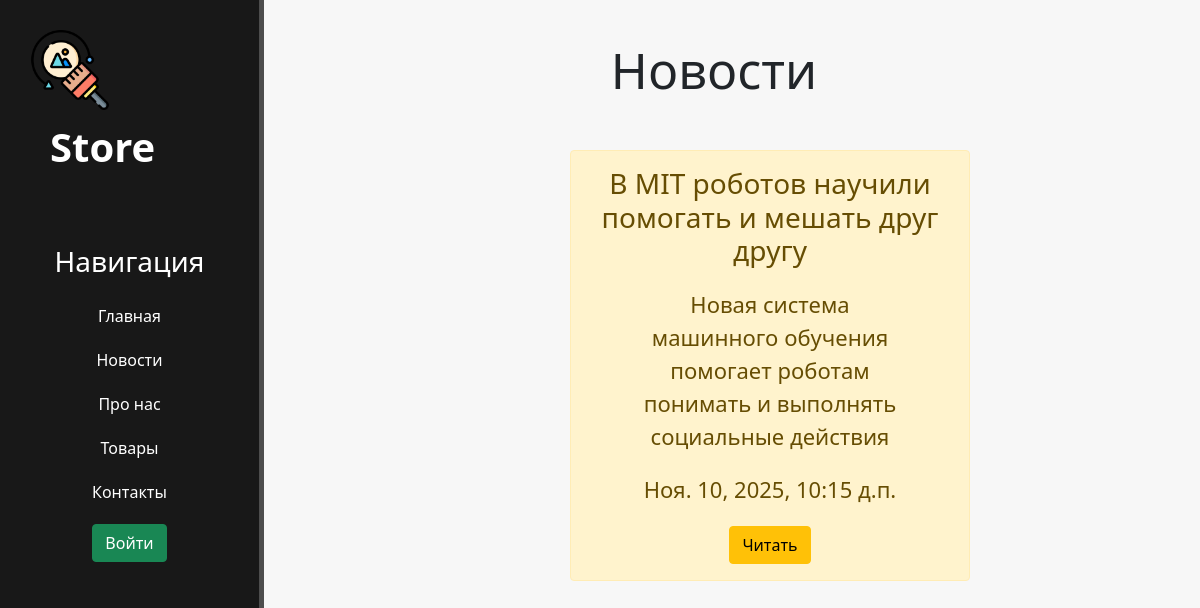
Page /news/ on the committed database.
### news/models.py (models this page shows, shortened)
class Articles(models.Model):
    title = models.CharField('Название', max_length = 50)
    anonse = models.CharField('Анонс', max_length = 250)
    full_text = models.TextField('Статья')
    data = models.DateTimeField('Дата публикации')
    class Meta:
        verbose_name = 'Новость'
        verbose_name_plural = 'Новости'

### news/views.py (the view)
# urls.py: path('', views.news_home ,name='news_home'),
def news_home(request):
    news = Articles.objects.order_by('-data') #[:1] срез
    return render(request, 'news/news_home.html', {"news":news})

### news/templates/news/news_home.html (shortened to what this page needs)
{% extends 'main/loyout.html' %}
{% block content %}
  <div class="features">
    <h1>Новости</h1>
    {%if news %}
      {% for el in news %}
        <div class="alert alert-warning">
          <h3>{{el.title}}</h3>
          <p>{{el.anonse}}</p>
          <p>{{el.data}}</p>
          <a href="{% url 'news-detail' el.id %}" class="btn btn-warning">Читать</a>
        </div>
      {% endfor %}
    {% else %}
      <p>У вас нет записей!</p>
    {% endif %}
  </div>
{% endblock %}

### main/static/main/css/main.css (style rules this page uses)
body { background: #f7f7f7; }
main .features { float: left; text-align: center; width: 75%; margin-top: 40px; }
main .features h1 { font-size: 50px; margin-bottom: 30px; }
main .features p { max-width: 70%; margin: 20px auto; font-size: 22px; }
div .alert-warning { float: left; clear: both; width: 400px; margin: 20px 34%; }

### rows in the picture
Articles: title "В MIT роботов научили помогать и мешать друг другу", anonse "Новая система машинного обучения помогает роботам понимать и выполнять социальные действия", data "Ноя. 10, 2025, 10:15 д.п."
